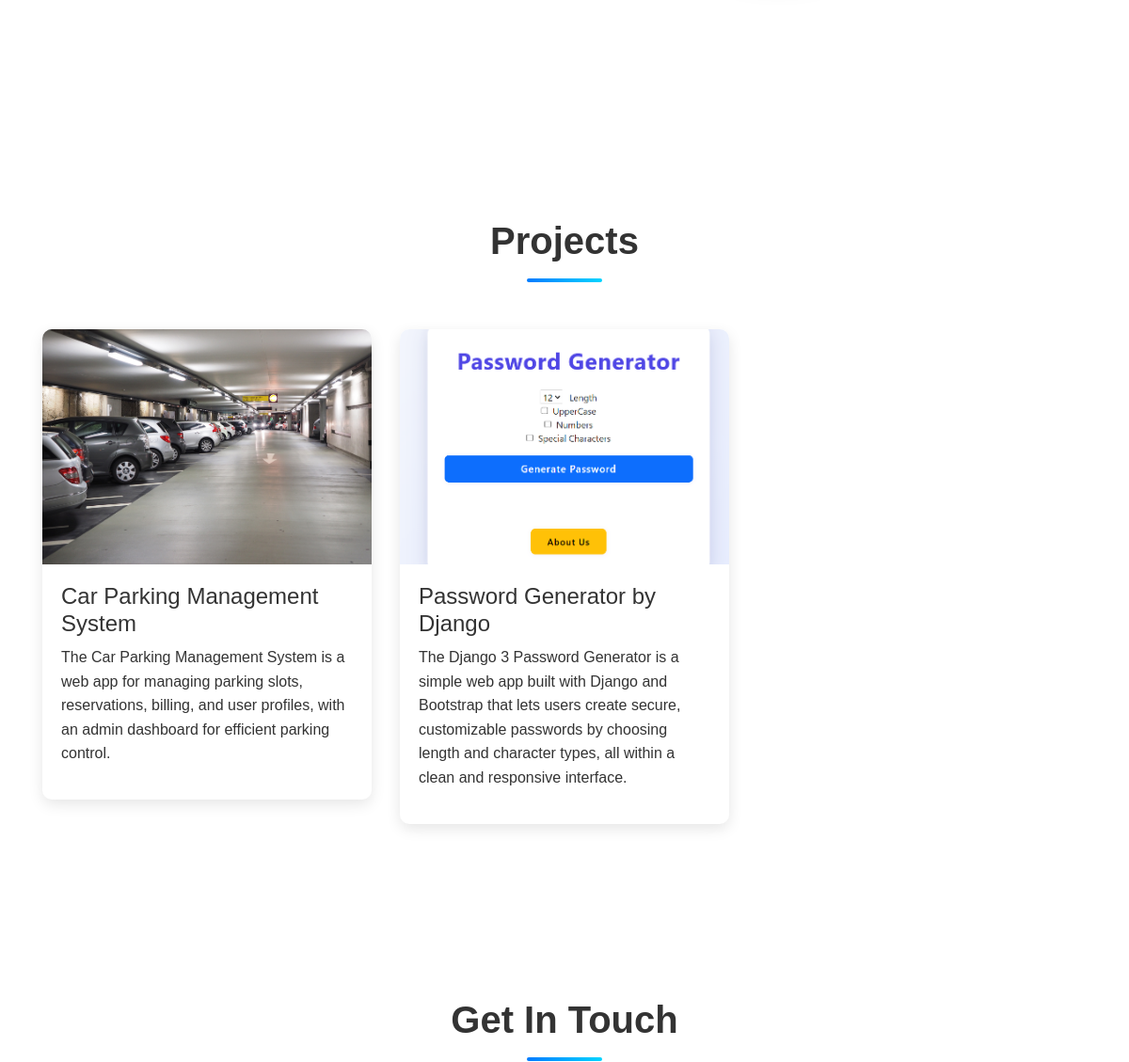
The app's page / (middle part), older data.
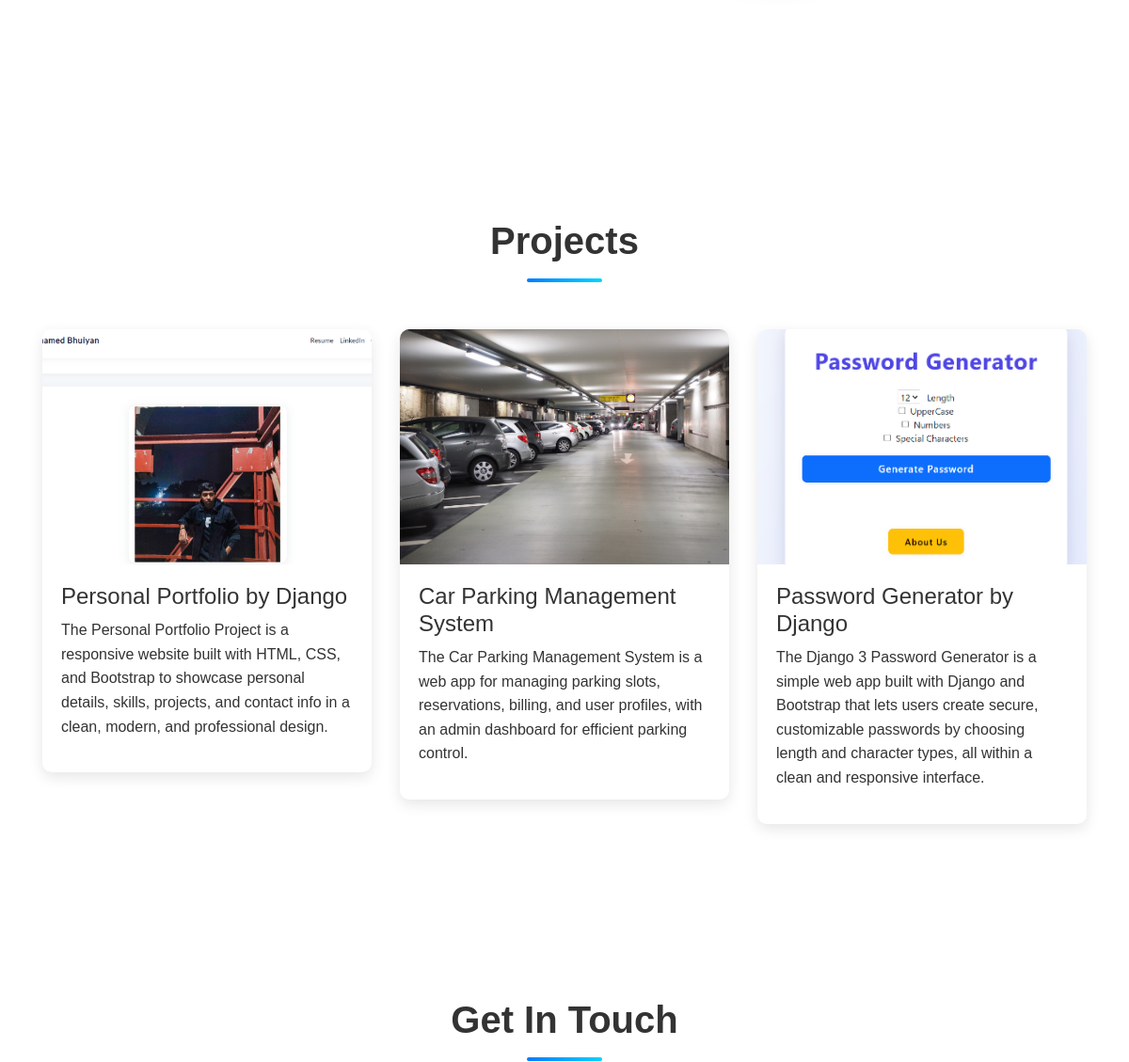
The same page, newer data.
### portfolio/models.py (models this page shows, shortened)
class Project(models.Model):
    title = models.CharField(max_length=100)
    description = models.CharField(max_length=250)
    image = models.ImageField(upload_to='portfolio/images/')
    url = models.URLField(blank=True)
    order = models.IntegerField(default=0, help_text="Lower number appears first")
    class Meta:
        ordering = ['order', '-id']

### portfolio/views.py (the view, shortened to what this page needs)
# urls.py: path('', views.home, name='home'),
def home(request):
    try:
        personal_info = PersonalInfo.objects.first()
    except PersonalInfo.DoesNotExist:
        personal_info = None
    context = {
        'personal_info': personal_info,
        'projects': Project.objects.all(),
        'skills': Skill.objects.all(),
        'programming_languages': ProgrammingLanguage.objects.all(),
        'experiences': Experience.objects.all(),
        'educations': Education.objects.all(),
        'certifications': Certification.objects.all(),
    }
    return render(request, 'portfolio/home.html', context)

### portfolio/templates/portfolio/home.html (shortened to what this page needs)
{% extends "portfolio/base.html" %}
{% load static %}
{% block content %}
<section class="hero-section">
</section>
{% if projects %}
<section class="section-padding" id="projects">
    <h2 class="section-title">Projects</h2>
    <div class="row">
        {% for project in projects %}
        <div class="col-lg-4 col-md-6 mb-4">
            <div class="project-card">
                <div class="project-image">
                    <img src="{{ project.image.url }}" alt="{{ project.title }}" class="img-fluid">
                </div>
                <div class="project-content">
                    <h4>{{ project.title }}</h4>
                    <p>{{ project.description }}</p>
                </div>
            </div>
        </div>
        {% endfor %}
    </div>
</section>
{% endif %}
<section class="section-padding" id="contact">
    <h2 class="section-title">Get In Touch</h2>
</section>
{% endblock %}

### portfolio/templates/portfolio/base.html (shortened to what this page needs)
{% load static %}
<!doctype html>
<html lang="en">
<head>
  <link rel="stylesheet" href="https://stackpath.bootstrapcdn.com/bootstrap/4.4.1/css/bootstrap.min.css">
  <link rel="stylesheet" href="{% static 'portfolio/custom.css' %}">
</head>
<body>
  <div class="container">
    {% block content %}{% endblock %}
  </div>
</body>
</html>

### portfolio/static/portfolio/custom.css (style rules this page uses)
:root { --primary-color: #007bff; --secondary-color: #6c757d; --success-color: #28a745; --dark-color: #343a40; --light-color: #f8f9fa; --font-family: 'Poppins', sans-serif; }
* { margin: 0; padding: 0; box-sizing: border-box; }
body { font-family: var(--font-family); color: #333; line-height: 1.6; overflow-x: hidden; }
.hero-section { padding: 60px 0; min-height: 90vh; display: flex; align-items: center; }
.section-padding { padding: 80px 0; }
.section-title { font-size: 2.5rem; font-weight: 700; margin-bottom: 50px; text-align: center; position: relative; padding-bottom: 20px; }
.section-title::after { content: ''; position: absolute; bottom: 0; left: 50%; transform: translateX(-50%); width: 80px; height: 4px; background: linear-gradient(to right, var(--primary-color), #00d4ff); border-radius: 2px; }
.project-card { border-radius: 10px; overflow: hidden; box-shadow: 0 5px 15px rgba(0,0,0,0.1); transition: all 0.3s ease; background: white; }
.project-image { position: relative; overflow: hidden; height: 250px; }
.project-image img { width: 100%; height: 100%; object-fit: cover; transition: transform 0.3s ease; }
.project-content { padding: 20px; }

Row changes from the older to the newer data that the page shows:
added Project: image (picture), title "Personal Portfolio by Django", description "The Personal Portfolio Project is a responsive website built with HTML, CSS, and Bootstrap to showcase personal details, skills, projects, and contact info in a clean, modern, and professional design."
